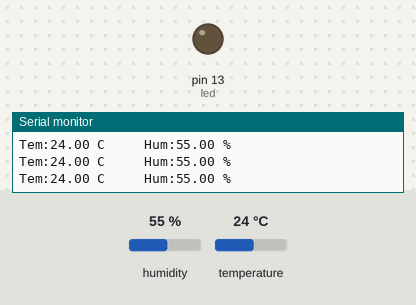
Recording of a sketch running on a simulated Arduino Uno, built with avr-gcc and run on an emulated ATmega328P. Parts: output pins drawn as LEDs (lit = HIGH), the last lines printed to the serial monitor. The test bench sets the inputs (shaded band); at power-on: temperature 24 °C, humidity 55 %.

Above: at 2.8 s.
2.9 s: temperature set to 28 °C
8.9 s: temperature set to 31 °C
At 10.8 s:
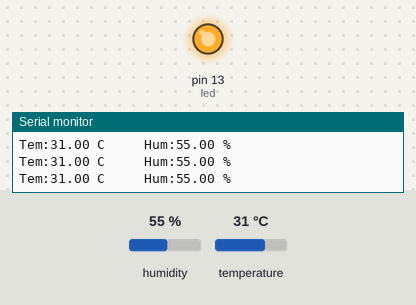
11.8 s: temperature set to 12 °C
At 13.6 s:
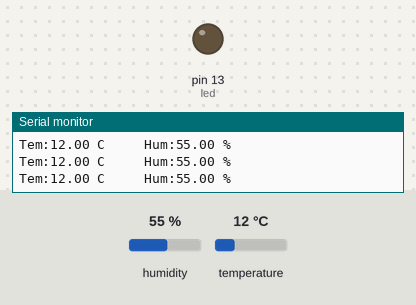
14.5 s: temperature set to 33 °C
At 17.8 s:
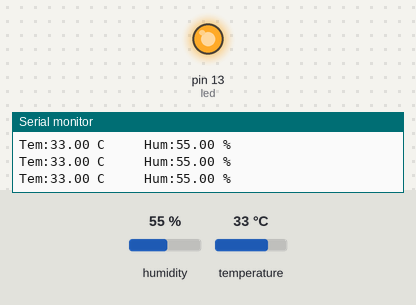
Timing chart, 0 to 19.3 s (numbered marks = the images above; inputs shaded):
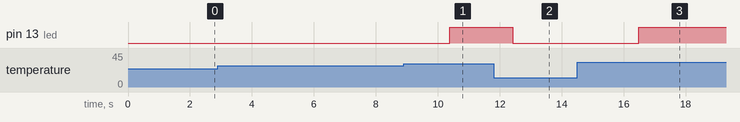

Measured:
- the behaviour switches between 29 and 30 °C on temperature (found by bisection; images 0 and 1)
- after the input at 8.9 s, pin 13 (led): LOW → HIGH after 1.5 s
- after the input at 11.8 s, pin 13 (led): HIGH → LOW after 0.62 s
- after the input at 14.5 s, pin 13 (led): LOW → HIGH after 2.0 s

The sketch:

sketch_dec26h.ino
```cpp
#include <DHT.h>
#include <DHT_U.h>

int dhtpin = 2;
int dhttype = DHT11;
int led = 13;

DHT dht(dhtpin, dhttype);
void setup() {
  // put your setup code here, to run once:
  Serial.begin(9600);
  dht.begin();
  pinMode(led, OUTPUT);

}

void loop() {
  // put your main code here, to run repeatedly:
  float t = dht.readTemperature();
  float h = dht.readHumidity();

  if(isnan(h) || isnan(t)){
    Serial.println("Failed to read");
    return;
  }

  Serial.print("Tem:");
  Serial.print(t);
  Serial.print(" C");
  Serial.print("     ");
  Serial.print("Hum:");
  Serial.print(h);
  Serial.println(" %");
  delay(200);

  if(t>=30) digitalWrite(led, HIGH);
  else{
    digitalWrite(led, LOW);
  }
}
```
